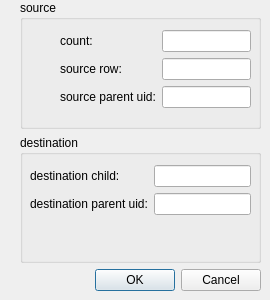
<?xml version="1.0" encoding="UTF-8"?>
<ui version="4.0">
 <class>MoveRowsDialog</class>
 <widget class="QDialog" name="MoveRowsDialog">
  <property name="geometry">
   <rect>
    <x>0</x>
    <y>0</y>
    <width>270</width>
    <height>300</height>
   </rect>
  </property>
  <property name="windowTitle">
   <string>Dialog</string>
  </property>
  <widget class="QWidget" name="verticalLayoutWidget">
   <property name="geometry">
    <rect>
     <x>20</x>
     <y>0</y>
     <width>241</width>
     <height>291</height>
    </rect>
   </property>
   <layout class="QVBoxLayout" name="verticalLayout">
    <item>
     <widget class="QGroupBox" name="groupBoxSource">
      <property name="title">
       <string>source</string>
      </property>
      <widget class="QWidget" name="formLayoutWidget">
       <property name="geometry">
        <rect>
         <x>40</x>
         <y>30</y>
         <width>191</width>
         <height>89</height>
        </rect>
       </property>
       <layout class="QFormLayout" name="formLayout">
        <item row="0" column="0">
         <widget class="QLabel" name="label">
          <property name="text">
           <string>count:</string>
          </property>
         </widget>
        </item>
        <item row="0" column="1">
         <widget class="QLineEdit" name="lineEdit_count"/>
        </item>
        <item row="1" column="0">
         <widget class="QLabel" name="label_2">
          <property name="text">
           <string>source row:</string>
          </property>
         </widget>
        </item>
        <item row="1" column="1">
         <widget class="QLineEdit" name="lineEdit_src_row"/>
        </item>
        <item row="2" column="0">
         <widget class="QLabel" name="label_3">
          <property name="text">
           <string>source parent uid:</string>
          </property>
         </widget>
        </item>
        <item row="2" column="1">
         <widget class="QLineEdit" name="lineEdit_src_parent_uid"/>
        </item>
       </layout>
      </widget>
     </widget>
    </item>
    <item>
     <widget class="QGroupBox" name="groupBoxDestination">
      <property name="title">
       <string>destination</string>
      </property>
      <widget class="QWidget" name="formLayoutWidget_2">
       <property name="geometry">
        <rect>
         <x>10</x>
         <y>30</y>
         <width>221</width>
         <height>80</height>
        </rect>
       </property>
       <layout class="QFormLayout" name="formLayout_2">
        <item row="0" column="0">
         <widget class="QLabel" name="label_4">
          <property name="text">
           <string>destination child:</string>
          </property>
         </widget>
        </item>
        <item row="1" column="0">
         <widget class="QLabel" name="label_5">
          <property name="text">
           <string>destination parent uid:</string>
          </property>
         </widget>
        </item>
        <item row="0" column="1">
         <widget class="QLineEdit" name="lineEdit_dest_child"/>
        </item>
        <item row="1" column="1">
         <widget class="QLineEdit" name="lineEdit_dest_parent_uid"/>
        </item>
       </layout>
      </widget>
     </widget>
    </item>
    <item>
     <widget class="QDialogButtonBox" name="buttonBox">
      <property name="orientation">
       <enum>Qt::Horizontal</enum>
      </property>
      <property name="standardButtons">
       <set>QDialogButtonBox::Cancel|QDialogButtonBox::Ok</set>
      </property>
     </widget>
    </item>
   </layout>
  </widget>
 </widget>
 <resources/>
 <connections>
  <connection>
   <sender>buttonBox</sender>
   <signal>accepted()</signal>
   <receiver>MoveRowsDialog</receiver>
   <slot>accept()</slot>
   <hints>
    <hint type="sourcelabel">
     <x>248</x>
     <y>254</y>
    </hint>
    <hint type="destinationlabel">
     <x>157</x>
     <y>274</y>
    </hint>
   </hints>
  </connection>
  <connection>
   <sender>buttonBox</sender>
   <signal>rejected()</signal>
   <receiver>MoveRowsDialog</receiver>
   <slot>reject()</slot>
   <hints>
    <hint type="sourcelabel">
     <x>316</x>
     <y>260</y>
    </hint>
    <hint type="destinationlabel">
     <x>286</x>
     <y>274</y>
    </hint>
   </hints>
  </connection>
 </connections>
</ui>
